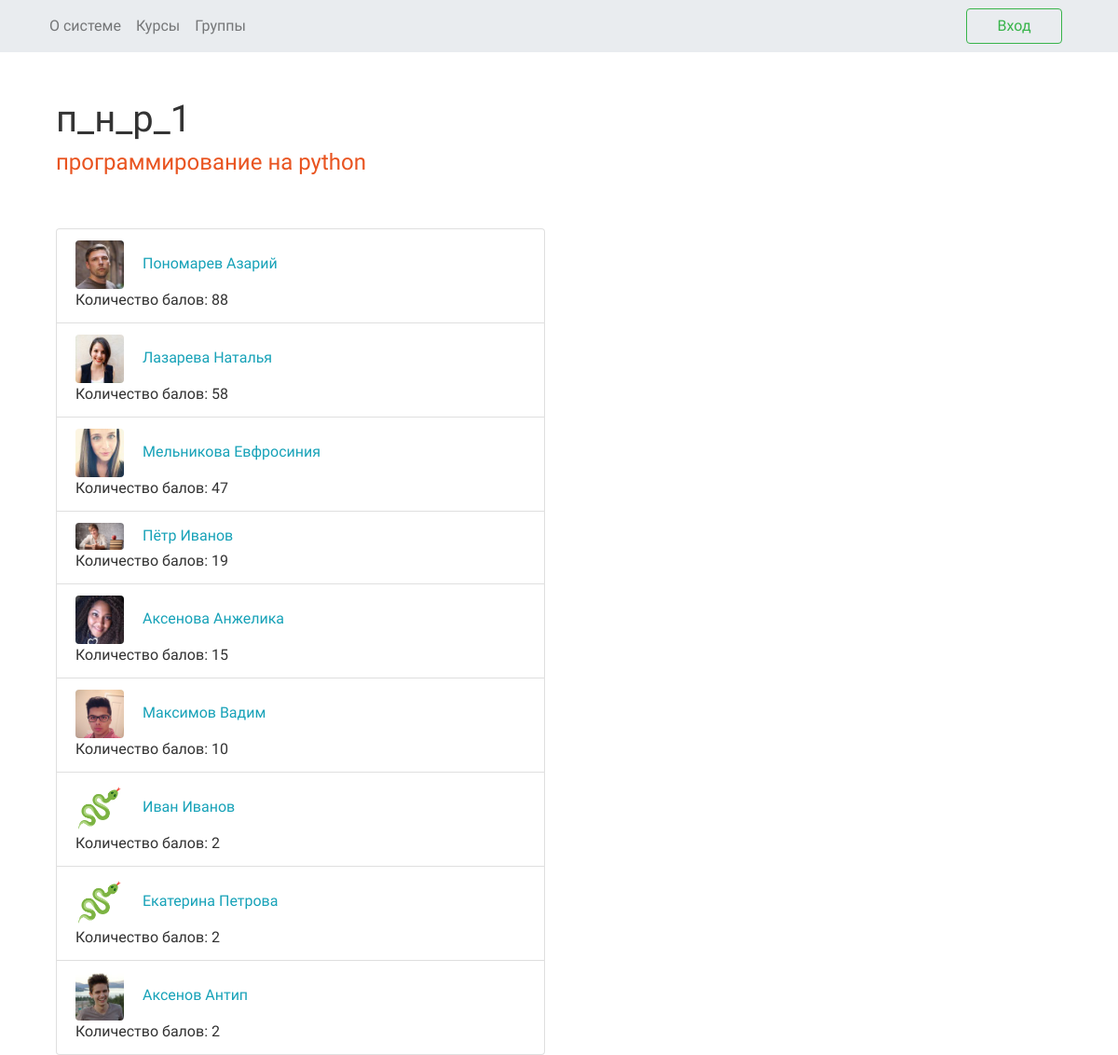
Page /check_group_rating/п_н_p_1 on the committed database.
### learn_app/models.py (models this page shows, shortened)
class Group(models.Model):
    name = models.CharField(max_length=20, verbose_name='Название группы')
    course = models.ForeignKey(Course, null=True, on_delete=models.SET_NULL)

class Course(models.Model):
    name = models.CharField(max_length=50,verbose_name='Название курса')
    description = models.CharField(max_length=400, verbose_name='Описание курса')
    def __str__(self):
        return self.name
    def get_absolute_url(self):
        return reverse('course_detail_url', kwargs={'name': self.name})

class User(AbstractUser):
    avatar = models.ImageField(null=True, blank=True, upload_to='media', verbose_name='Аватарка', default='media/default.png')
    user_type = models.ForeignKey(UserType, on_delete=models.CASCADE, null=True, verbose_name='Тип пользвателя')
    username = models.TextField(verbose_name='Имя пользователя', unique=True)
    description = models.TextField(null=True, verbose_name='О себе')
    first_name = models.TextField(verbose_name='Имя')
    last_name = models.TextField(verbose_name='Фамилия')
    score = models.IntegerField(default=0, verbose_name='Балл')
    def __init__(self, *args, **kwargs):
        super(User, self).__init__(*args, **kwargs)
        self._meta.get_field('password').verbose_name = 'Пароль'
    def get_absolute_url(self):
        return reverse('user_detail_url', kwargs={'username': self.username})

### learn_app/views.py (the view)
# urls.py: path('check_group_rating/<str:name>', view.check_group_rating, name='check_group_rating'),
def check_group_rating(request, name):
    group = get_object_or_404(Group, name__iexact=name)
    user_groups = list(UserGroup.objects.filter(group=group))
    students = {}
    for user_group in user_groups:
        student = get_object_or_404(User, id__iexact=user_group.user.id)
        students[student] = student.score
    sorted_students = sorted(students.items(), key=operator.itemgetter(1), reverse=True)
    return render(request, 'group_rating.html', context={'students': sorted_students, 'group': group})

### templates/group_rating.html
{% extends 'base.html' %}
{% block content %}
    {% load static %}
    <link rel="stylesheet" type="text/css" href="{% static 'index.css' %}">
    <div class = 'container'>
        <h1 class = 'mt-5'> {{ group.name }} </h1>
        <h4> <a href="{{ group.course.get_absolute_url }}">{{ group.course }}</a> </h4>
        <ol class="list-group pt-5 col-lg-6">
            {% for student in students %}
                <li class="list-group-item">
                    <img class="rounded mr-3" src="{{ student.0.avatar.url }}" width="52px">
                    <a href="{{ student.0.get_absolute_url }}" class="text-info" >{{ student.0.first_name }} {{ student.0.last_name }}</a>
                    <div>Количество балов: {{ student.0.score }}</div>
                </li>
            {% endfor %}
        </ol>
    </div>
{% endblock %}

### easy_learn/static/index.css (style rules this page uses)
* { padding: 0px; margin: 0px; }

### rows in the picture
Group: name "п_н_p_1", course "программирование на python"
User: avatar (picture), first_name "Пономарев", last_name "Азарий", score "88"
User: avatar (picture), first_name "Лазарева", last_name "Наталья", score "58"
User: avatar (picture), first_name "Мельникова", last_name "Евфросиния", score "47"
User: avatar (picture), first_name "Пётр", last_name "Иванов", score "19"
User: avatar (picture), first_name "Аксенова", last_name "Анжелика", score "15"
User: avatar (picture), first_name "Максимов", last_name "Вадим", score "10"
User: avatar (placeholder picture), first_name "Иван", last_name "Иванов", score "2"
User: avatar (placeholder picture), first_name "Екатерина", last_name "Петрова", score "2"
User: avatar (picture), first_name "Аксенов", last_name "Антип", score "2"
